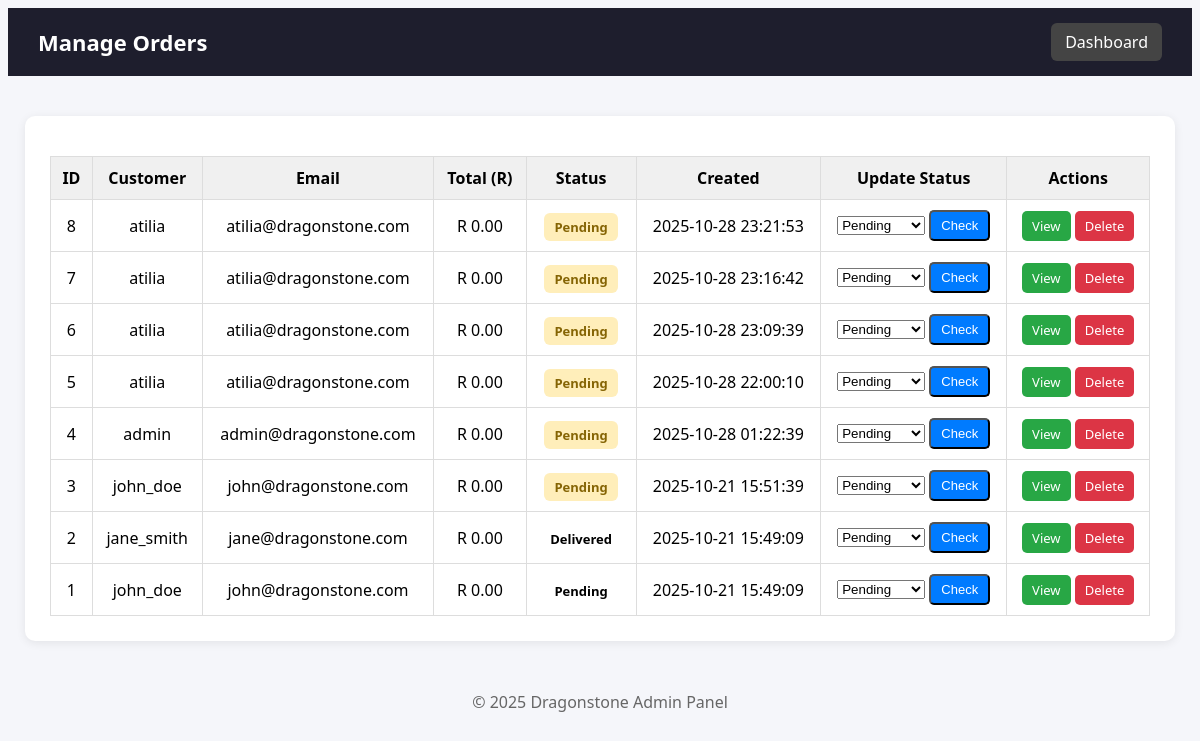
/manage-orders.php (signed in), run on an earlier commit of the app's database.
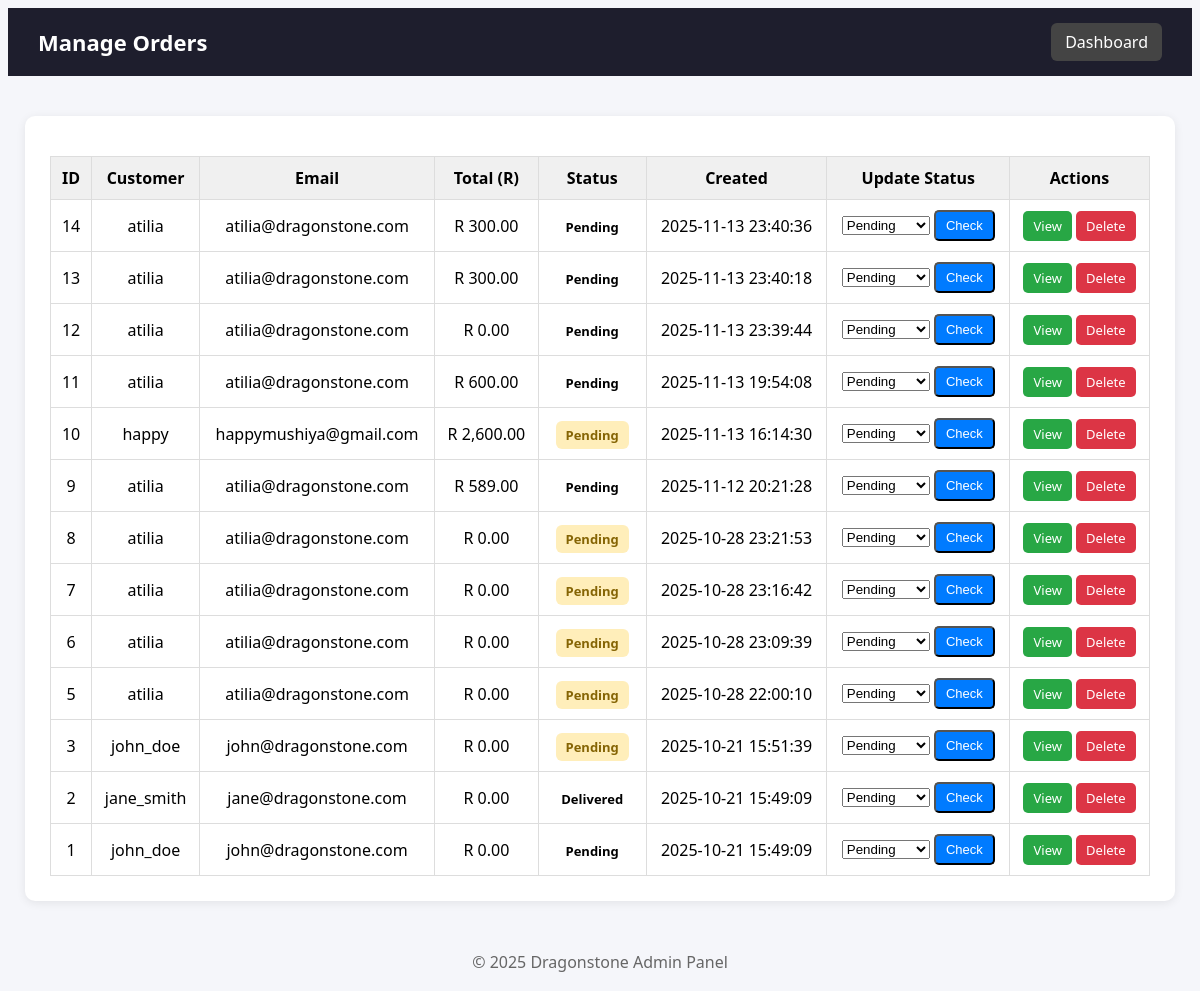
And on a later commit of the database.
### tables this page shows
CREATE TABLE `orders` (
  `id` int(11) NOT NULL,
  `user_id` int(11) NOT NULL,
  `status` varchar(50) DEFAULT 'Pending',
  `created_at` timestamp NOT NULL DEFAULT current_timestamp(),
  `total_amount` decimal(10,2) DEFAULT NULL,
  `payment_method` varchar(50) DEFAULT NULL
);

CREATE TABLE `users` (
  `id` int(11) NOT NULL,
  `username` varchar(100) NOT NULL,
  `email` varchar(150) NOT NULL,
  `password` varchar(255) NOT NULL,
  `created_at` timestamp NOT NULL DEFAULT current_timestamp(),
  `ecopoints` int(11) DEFAULT 0
);

### manage-orders.php (the view, shortened to what this page needs)
<?php
require_once "../database/db_connect.php";
$query = "
    SELECT
        o.*,
        u.username,
        u.email,
        COALESCE(SUM(oi.quantity * oi.price), 0) AS order_total
    FROM orders o
    LEFT JOIN users u ON o.user_id = u.id
    LEFT JOIN order_items oi ON o.id = oi.order_id
    GROUP BY o.id
    ORDER BY o.created_at DESC
";
$result = $conn->query($query);
?>
<!DOCTYPE html>
<html lang="en">
<head>
    <link rel="stylesheet" href="../assets/css/admin.css">
</head>
<body>
<header>
    <h1>Manage Orders</h1>
    <a href="index.php" class="btn-back">Dashboard</a>
</header>
<div class="container">
    <table>
        <thead>
            <tr>
                <th>ID</th>
                <th>Customer</th>
                <th>Email</th>
                <th>Total (R)</th>
                <th>Status</th>
                <th>Created</th>
                <th>Update Status</th>
                <th>Actions</th>
            </tr>
        </thead>
        <tbody>
        <?php if ($result && $result->num_rows > 0): ?>
            <?php while ($row = $result->fetch_assoc()): ?>
                <tr>
                    <td><?= $row['id'] ?></td>
                    <td><?= htmlspecialchars($row['username'] ?? 'Guest') ?></td>
                    <td><?= htmlspecialchars($row['email'] ?? '-') ?></td>
                    <td>R <?= number_format($row['order_total'] ?? 0, 2) ?></td>
                    <td>
                        <span class="status status-<?= $row['status'] ?>">
                            <?= ucfirst($row['status']) ?>
                        </span>
                    </td>
                    <td><?= $row['created_at'] ?></td>
                    <td>
                        <form method="POST" style="display:inline;">
                            <select name="status" required>
                                <?php
                                $statuses = ['pending', 'processing', 'shipped', 'delivered', 'cancelled'];
                                foreach ($statuses as $status) {
                                    $selected = ($status == $row['status']) ? 'selected' : '';
                                    echo "<option value='$status' $selected>" . ucfirst($status) . "</option>";
                                }
                                ?>
                            </select>
                            <button type="submit" name="update_status" class="btn-update">Check</button>
                        </form>
                    </td>
                    <td>
                        <a href="order-detail.php?id=<?= $row['id'] ?>" class="btn-view">View</a>
                        <a href="?delete=<?= $row['id'] ?>"
                           class="btn-delete"
                           onclick="return confirm('Are you sure you want to delete this order?');">
                           Delete
                        </a>
                    </td>
                </tr>
            <?php endwhile; ?>
        <?php else: ?>
            <tr><td colspan="8" style="text-align:center;">No orders found.</td></tr>
        <?php endif; ?>
        </tbody>
    </table>
</div>
<footer>
  &copy; <?= date('Y') ?> Dragonstone Admin Panel
</footer>
</body>
</html>

### manage-orders.php (style rules this page uses)
body { background: #f5f6fa; font-family: 'Segoe UI', Arial, sans-serif; }
header { background: #1e1e2d; color: white; padding: 15px 30px; display: flex; justify-content: space-between; align-items: center; }
header h1 { margin: 0; font-size: 22px; }
.btn-back { background: #444; color: white; padding: 8px 14px; border-radius: 6px; text-decoration: none; }
.container { max-width: 1100px; margin: 40px auto; background: white; padding: 25px; border-radius: 10px; box-shadow: 0 2px 10px rgba(0,0,0,0.08); }
table { width: 100%; border-collapse: collapse; margin-top: 15px; }
table th, table td { border: 1px solid #ddd; padding: 10px; text-align: center; }
table th { background: #f0f0f0; font-weight: 600; }
.status { padding: 5px 10px; border-radius: 6px; font-weight: 600; font-size: 13px; }
.status-pending { background: #ffeeba; color: #856404; }
.btn-update, .btn-view, .btn-delete { display: inline-block; padding: 6px 10px; border-radius: 5px; color: white; text-decoration: none; font-size: 13px; }
.btn-update { background: #007bff; }
.btn-view { background: #28a745; }
.btn-delete { background: #dc3545; }
footer { text-align: center; margin-top: 30px; color: #666; padding: 10px; }

What changed in the data, as far as the page shows it:
removed orders: id "4", user.username "admin", user.email "admin@dragonstone.com", order_total "0.00", status "Pending", created_at "2025-10-28 01:22:39"
added orders: id "14", user.username "atilia", user.email "atilia@dragonstone.com", order_total "300.00", status "Pending", created_at "2025-11-13 23:40:36"
added orders: id "13", user.username "atilia", user.email "atilia@dragonstone.com", order_total "300.00", status "Pending", created_at "2025-11-13 23:40:18"
added orders: id "12", user.username "atilia", user.email "atilia@dragonstone.com", order_total "0.00", status "Pending", created_at "2025-11-13 23:39:44"
added orders: id "11", user.username "atilia", user.email "atilia@dragonstone.com", order_total "600.00", status "Pending", created_at "2025-11-13 19:54:08"
added orders: id "10", user.username "happy", user.email "happymushiya@gmail.com", order_total "2,600.00", status "Pending", created_at "2025-11-13 16:14:30"
added orders: id "9", user.username "atilia", user.email "atilia@dragonstone.com", order_total "589.00", status "Pending", created_at "2025-11-12 20:21:28"
